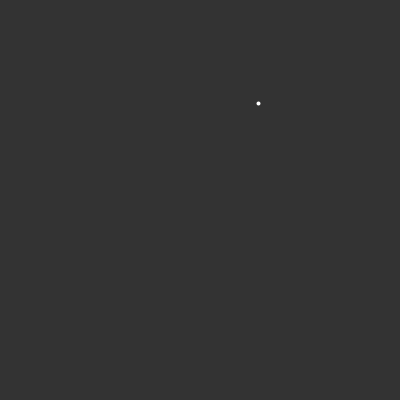
Frame 1 (no input)
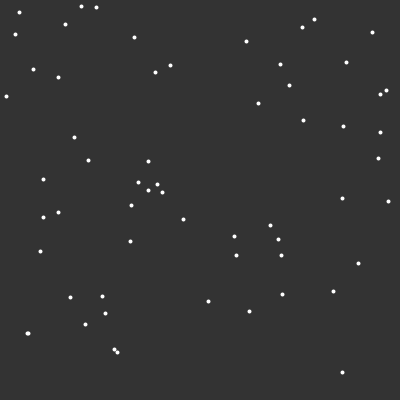
Frame 60 (the mouse pressed at the canvas centre just before this capture)
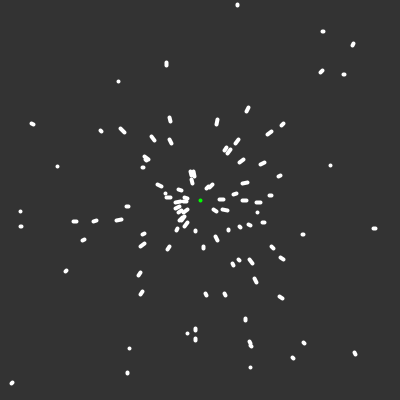
Frame 120 (the mouse held since frame 60 and released just before this capture)

The Processing sketch that drew these frames (run headless with seeded random() and noise(); from frame 60 on, the mouse is pressed at the canvas centre):

// Processing sketch: CC_056_attraction_repulsion
// ── CC_056_attraction_repulsion.pde
// Daniel Shiffman
// http://codingtra.in
// Attraction / Repulsion
// Video: https://youtu.be/OAcXnzRNiCY
// Processing transcription: Chuck England

import java.util.*;

List<PVector> attractors = new ArrayList<PVector>();
List<Particle> particles = new ArrayList<Particle>();

void setup() {
  size(400, 400);

  // for (int i = 0; i < 10; i++) {
  //   attractors.push(createVector(random(width), random(height)));
  // }
}

void mousePressed() {
  attractors.add(new PVector(mouseX, mouseY));
}

void draw() {
  background(51);
  stroke(255);
  strokeWeight(4);
  particles.add(new Particle(random(width), random(height)));

  if (particles.size() > 100) {
    particles.remove(0);
  }

  for (int i = 0; i < attractors.size(); i++) {
    stroke(0, 255, 0);
    point(attractors.get(i).x, attractors.get(i).y);
  }
  for (int i = 0; i < particles.size(); i++) {
    Particle particle = particles.get(i);
    for (int j = 0; j < attractors.size(); j++) {
      particle.attracted(attractors.get(j));
    }
    particle.update();
    particle.show();
  }
}

// ── Particle.pde
// Daniel Shiffman
// http://codingtra.in
// Attraction / Repulsion
// Video: https://youtu.be/OAcXnzRNiCY
// Processing transcription: Chuck England

class Particle {
  PVector pos;
  PVector prev;
  PVector vel;
  PVector acc;

  Particle(float x, float y) {
    pos = new PVector(x, y);
    prev = new PVector(x, y);
    vel = new PVector(); //p5.Vector.random2D();
    //vel = PVector.random2D();
    //vel.setMag(random(2, 5));
    acc = new PVector();
  }

  void update() {
    vel.add(acc);
    vel.limit(5);
    pos.add(vel);
    acc.mult(0);
  }

  void show() {
    stroke(255, 255);
    strokeWeight(4);
    line(this.pos.x, this.pos.y, this.prev.x, this.prev.y);

    prev.x = pos.x;
    prev.y = pos.y;
  }

  void attracted(PVector target) {
    // PVector dir = target - pos
    PVector force = PVector.sub(target, pos);
    float d = force.mag();
    d = constrain(d, 1, 25);
    float G = 50;
    float strength = G / (d * d);
    force.setMag(strength);
    if (d < 20) {
      force.mult(-10);
    }
    acc.add(force);
  }
};
